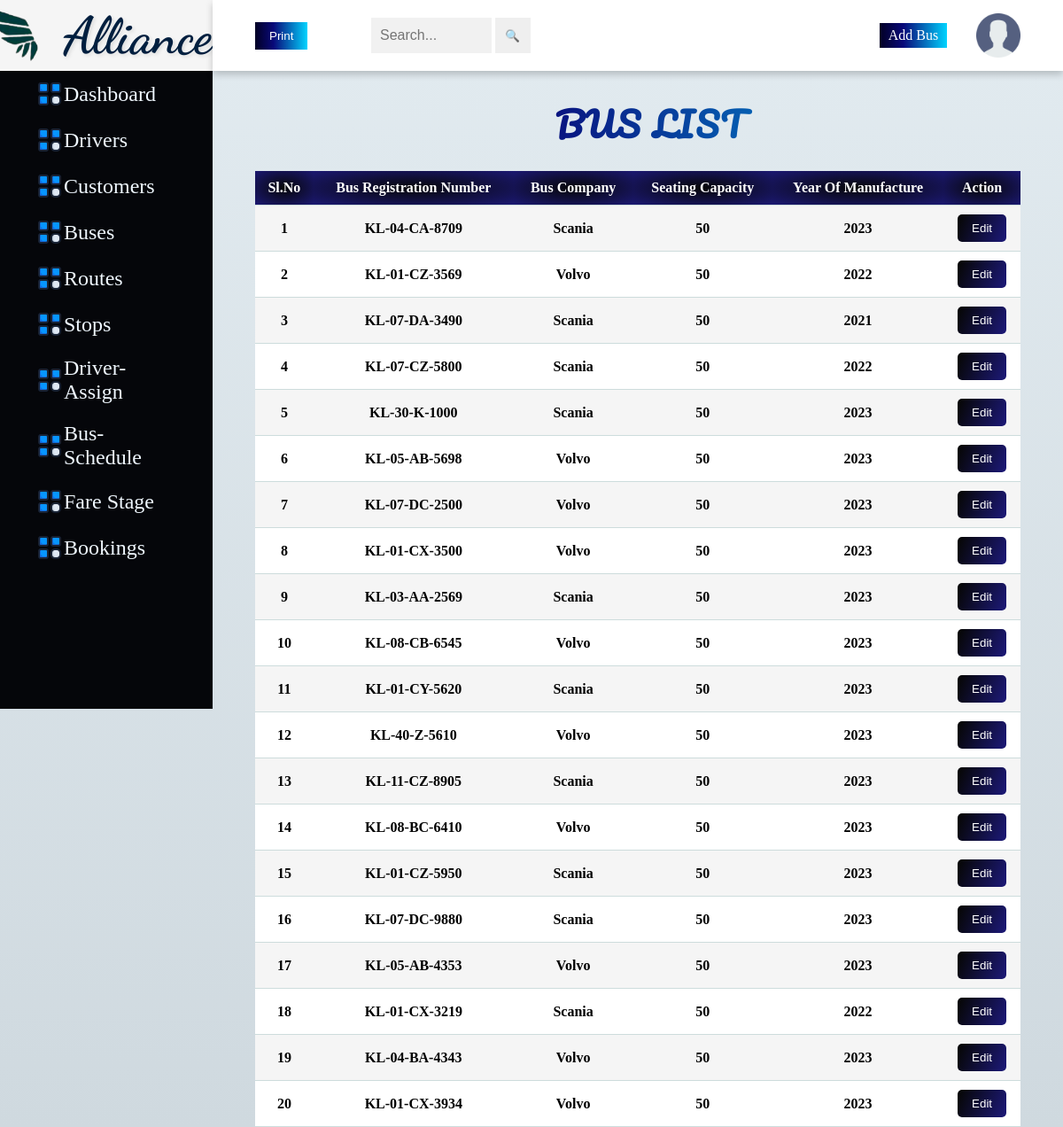
The app's page /Bus.php (signed in) with its own data.
### tables this page shows
CREATE TABLE `tbl_bus` (
  `Bus_id` int(5) NOT NULL,
  `Bus_Reg_no` varchar(15) NOT NULL,
  `Bus_Comp` varchar(10) NOT NULL,
  `Seating_capacity` decimal(2,0) NOT NULL,
  `Yearofmanufacture` decimal(4,0) DEFAULT NULL
);

### Bus.php (the view, shortened to what this page needs)
<html>
<head>
    <link rel="stylesheet" href="Bus.css">
    <link rel="stylesheet" href="table.css">
</head>
<body>
<div class="side-menu">
    <div class="brand-name">
        <div class="logo">
            <img src="logo2.png">
        </div>
    <h1>Alliance</h1>
</div>
<ul class="ui">
  <li><a href="admin.php"><img src="ui.png"> Dashboard </a></li>
  <li><a href="Driver.php"><img src="ui.png">Drivers</a></li>
  <li><a href="Cust.php"><img src="ui.png">Customers</a></li>
  <li><a href="Bus.php"><img src="ui.png">Buses</a></li>
  <li><a href="Route.php"><img src="ui.png">Routes</a></li>
  <li><a href="Stop.php"><img src="ui.png">Stops</a></li>
  <li><a href="Driverbus.php"><img src="ui.png">Driver-Assign</a></li>
  <li><a href="Busroute.php"><img src="ui.png">Bus-Schedule</a></li>
  <li><a href="Farestage.php"><img src="ui.png">Fare Stage</a></li>
  <li><a href="Abooking_view.php"><img src="ui.png">Bookings</a></li>
</ul>
</div>
    <div class="container">
        <div class="header">
            <div class="nav">
            <button id="print-driver" class="btn1">Print</button> &nbsp;&nbsp;
                <div class="search">
                    <form method="get">
                        <input type="text" name="search" placeholder="Search..." value="<?php echo isset($_GET['search']) ? $_GET['search'] : ''; ?>">
                        <button type="submit">🔍</button>
                    </form>
                </div>
                <div class="user">
<a href="Abus.php" class="btn">Add Bus</a>
<div class="img-case">
<img src="user.png" alt="user">
</div>
</div>
 </div>
        </div>
        <div class="content">
            <div class="main">
                <div class="form">
                    <h1>Bus List</h1>
                    <table id="table" class="content-table pdf">
            <thead>
            <tr>
                <th>Sl.No</th>
                <th>Bus Registration Number</th>
                <th>Bus Company</th>
                <th>Seating Capacity</th>
                <th>Year Of Manufacture</th>
                <th>Action</th>
            </tr>
        </thead>
        <tbody>
            <?php
            include 'Dbconnect.php';
            $search = isset($_GET['search']) ? $_GET['search'] : '';
            $sql = "SELECT * FROM tbl_Bus WHERE Bus_id LIKE '%$search%' OR Bus_Reg_no LIKE '%$search%' OR Bus_Comp LIKE '%$search%'";
            $result = $conn->query($sql);
            $serialNumber=1;
            while ($row = $result->fetch_assoc()) {
                echo "<tr>";
                echo "<td>" . $serialNumber . "</td>";
                echo "<td>" . $row["Bus_Reg_no"] . "</td>";
                echo "<td>" . $row["Bus_Comp"] . "</td>";
                echo "<td>" . $row["Seating_capacity"] . "</td>";
                echo "<td>" . $row["Yearofmanufacture"] . "</td>";
                echo '<td><a href="Ubus.php?Bus_id=' . $row["Bus_id"] . '"><button>Edit</button></a></td>';
                echo "</tr>";
                $serialNumber++;
            }
            ?>
        </tbody>
    </table>
                </div>
            </div>
        </div>
    </div>
</body>
</html>

### Bus.css (style rules this page uses)
* { margin: 0; padding: 0; box-sizing: border-box; }
body { min-height: 100vh; background: linear-gradient(to top, #cfd9df 0%, #e2ebf0 100%); background-size: cover; background-repeat: no-repeat; background-attachment: fixed; }
a { text-decoration: none; }
li { list-style: none; }
.side-menu h1 { color: #090979; display: flex; margin-bottom: 10px; margin-top: 10px; margin-left: -40%; }
.btn { background: linear-gradient(90deg, #020024 0%, #090979 35%, #00d4ff 100%); color: white; padding: 5px 10px; text-align: center; margin-left: 60%; }
.side-menu { position: fixed; background: #05060a; width: 20vw; min-height: 100vh; display: flex; flex-direction: column; }
.side-menu .brand-name { background: whitesmoke; height: 10vh; display: flex; align-items: center; justify-content: center; }
.side-menu .brand-name h1 { margin-left: -20%; font-family: 'Dancing Script', cursive; font-size: 58px; color: #001F3F; text-shadow: 2px 2px 4px rgba(0, 0, 0, 0.1); }
.side-menu .brand-name img { margin-left: -30%; height:85%; width:85%; }
.side-menu li a { font-size: 24px; padding: 10px 40px; color: aliceblue; display: flex; align-items: center; }
.container { position: absolute; background-size: 100%; right: 0; width: 80vw; height: 100vh; }
.container .header { position: fixed; top: 0; width: 80vw; height: 10vh; background: white; display: flex; align-items: center; justify-content: center; box-shadow: 0 4px 8px 0 rgba(0, 0, 0, 0.2); z-index: 1; }
.container .header .nav { width: 90%; display: flex; align-items: center; }
.container .header .nav .search { flex: 1; display: flex; justify-content: center; }
.container .header .nav .search button { width: 40px; height: 40px; border: none; }
.container .header .nav .search input[type="text"] { border: none; background: #f1f1f1; padding: 10px; width: 50%; }
.container .header .nav .user { flex: 1; display: flex; justify-content: space-between; align-items: center; }
.container .header .nav .user img { width: 40px; height: 40px; }
.container .header .nav .user .img-case { position: relative; width: 50px; height: 50px; }
.container .header .nav .user .img-case img { position: absolute; top: 0; left: 0; width: 100%; height: 100%; }
.main { background-repeat: no-repeat; background-size: 140%; background-position: center; height: 100%; width: 100%; }
.form { width: 100%; height: 100%; position: relative; justify-content: center; padding-top: 10%; border-radius: 10px; z-index: 0; }
.form h1 { color: black; display: flex; justify-content: center; margin-bottom: 10px; margin-left: 3%; padding-bottom: 2%; }
ul.ui img { height: 20%; width: 20%; }
.search input[type="text"] { width: 300px; height: 40px; padding: 5px; font-size: 16px; }
.form h1 { font-size: 38px; text-align: center; font-family: 'Pacifico', cursive; color: #e74c3c; letter-spacing: 2px; text-transform: uppercase; padding: 10px 20px; background: linear-gradient(90deg, #020024 0%, #090979 35%, #00d4ff 100%); background-clip: text; -webkit-background-clip: text; color: transparent; transition: transform 0.3s, text-shadow 0.3s; cursor: pointer; }

### table.css (style rules this page uses)
table { width: 90%; border-collapse: collapse; margin-bottom: 20%; margin-left: 5%; }
table th { background: radial-gradient( rgba(7,7,9,1), rgba(27,24,113,1)); color: #fff; padding: 10px; text-align: center; }
table td { padding: 10px; border-top: 1px solid #CDDCDC; border-bottom: 1px solid #CDDCDC; text-align: center; font-weight: 400; font-weight: bold; }
table tr { background-color: #ffffff; color: #000000; }
table tr:nth-child(even) { background-color: #F5F5F5; }
table td button { background: linear-gradient(111.4deg, rgba(7,7,9,1) 6.5%, rgba(27,24,113,1) 93.2%); color: #fff; border: none; padding: 8px 16px; border-radius: 5px; text-decoration: none; }
.btn1 { background: linear-gradient(90deg, #020024 0%, #090979 35%, #00d4ff 100%); color: #fff; padding: 8px 16px; border: none; cursor: pointer; }

### Dbconnect.php (style rules this page uses)
body { user-select: none; }

### records on screen
tbl_bus: Bus_Reg_no "KL-04-CA-8709", Bus_Comp "Scania", Seating_capacity "50", Yearofmanufacture "2023"
tbl_bus: Bus_Reg_no "KL-01-CZ-3569", Bus_Comp "Volvo", Seating_capacity "50", Yearofmanufacture "2022"
tbl_bus: Bus_Reg_no "KL-07-DA-3490", Bus_Comp "Scania", Seating_capacity "50", Yearofmanufacture "2021"
tbl_bus: Bus_Reg_no "KL-07-CZ-5800", Bus_Comp "Scania", Seating_capacity "50", Yearofmanufacture "2022"
tbl_bus: Bus_Reg_no "KL-30-K-1000", Bus_Comp "Scania", Seating_capacity "50", Yearofmanufacture "2023"
tbl_bus: Bus_Reg_no "KL-05-AB-5698", Bus_Comp "Volvo", Seating_capacity "50", Yearofmanufacture "2023"
tbl_bus: Bus_Reg_no "KL-07-DC-2500", Bus_Comp "Volvo", Seating_capacity "50", Yearofmanufacture "2023"
tbl_bus: Bus_Reg_no "KL-01-CX-3500", Bus_Comp "Volvo", Seating_capacity "50", Yearofmanufacture "2023"
tbl_bus: Bus_Reg_no "KL-03-AA-2569", Bus_Comp "Scania", Seating_capacity "50", Yearofmanufacture "2023"
tbl_bus: Bus_Reg_no "KL-08-CB-6545", Bus_Comp "Volvo", Seating_capacity "50", Yearofmanufacture "2023"
tbl_bus: Bus_Reg_no "KL-01-CY-5620", Bus_Comp "Scania", Seating_capacity "50", Yearofmanufacture "2023"
tbl_bus: Bus_Reg_no "KL-40-Z-5610", Bus_Comp "Volvo", Seating_capacity "50", Yearofmanufacture "2023"
tbl_bus: Bus_Reg_no "KL-11-CZ-8905", Bus_Comp "Scania", Seating_capacity "50", Yearofmanufacture "2023"
tbl_bus: Bus_Reg_no "KL-08-BC-6410", Bus_Comp "Volvo", Seating_capacity "50", Yearofmanufacture "2023"
tbl_bus: Bus_Reg_no "KL-01-CZ-5950", Bus_Comp "Scania", Seating_capacity "50", Yearofmanufacture "2023"
tbl_bus: Bus_Reg_no "KL-07-DC-9880", Bus_Comp "Scania", Seating_capacity "50", Yearofmanufacture "2023"
tbl_bus: Bus_Reg_no "KL-05-AB-4353", Bus_Comp "Volvo", Seating_capacity "50", Yearofmanufacture "2023"
tbl_bus: Bus_Reg_no "KL-01-CX-3219", Bus_Comp "Scania", Seating_capacity "50", Yearofmanufacture "2022"
tbl_bus: Bus_Reg_no "KL-04-BA-4343", Bus_Comp "Volvo", Seating_capacity "50", Yearofmanufacture "2023"
tbl_bus: Bus_Reg_no "KL-01-CX-3934", Bus_Comp "Volvo", Seating_capacity "50", Yearofmanufacture "2023"
